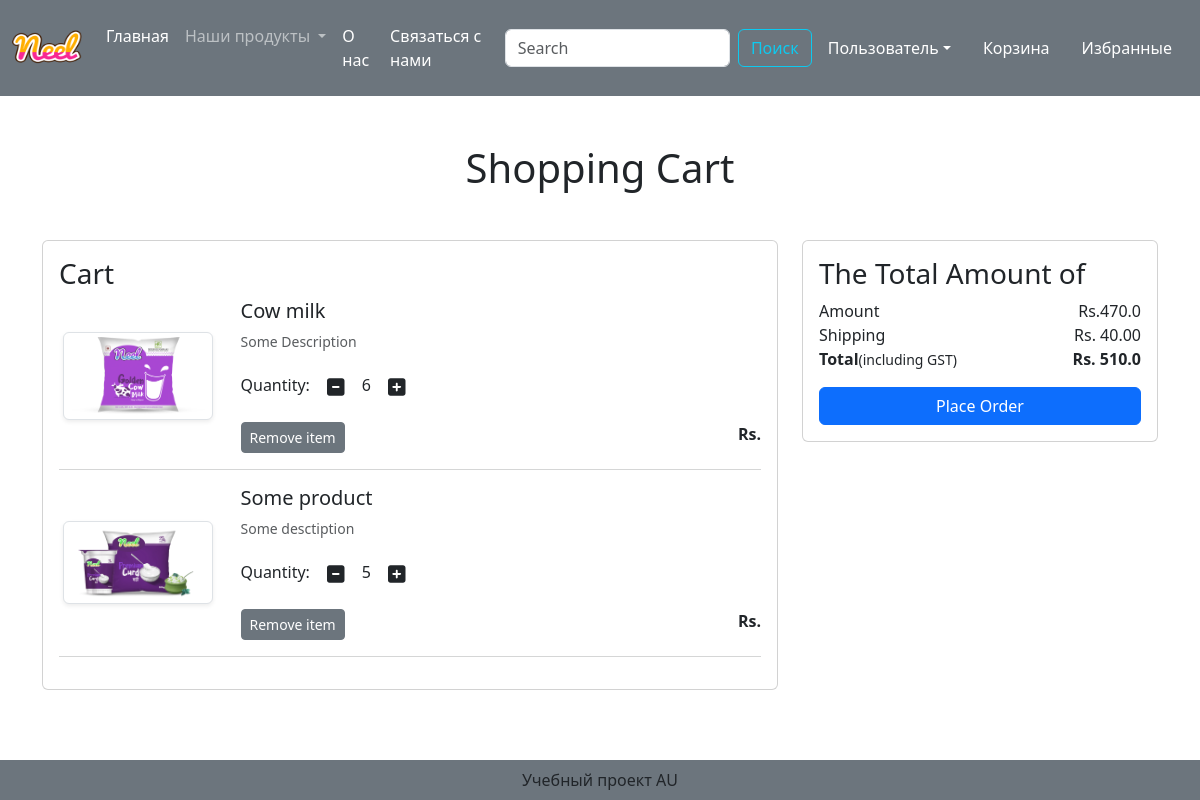
The page /cart/ (signed in) on the database as committed earlier.
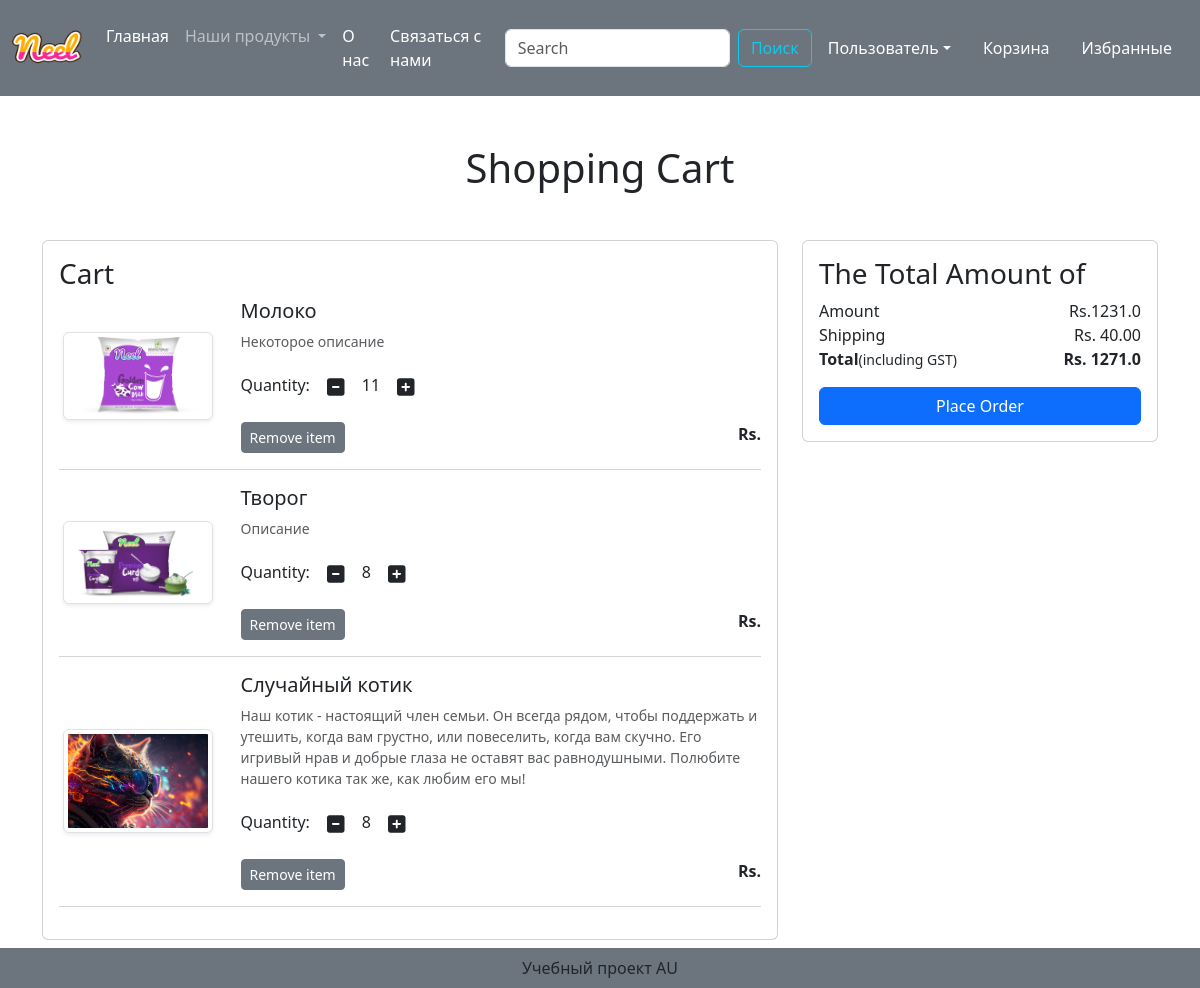
The same page on the database as committed later.
### myapp/models.py (models this page shows, shortened)
class Cart(models.Model):
    user = models.ForeignKey(User, on_delete=models.CASCADE)
    product = models.ForeignKey(Product, on_delete=models.CASCADE)
    quantity = models.PositiveIntegerField(default=1)

class Product(models.Model):
    title = models.CharField(max_length=100)
    selling_price = models.FloatField()
    discounted_price = models.FloatField()
    description = models.TextField()
    composition = models.TextField()
    prodapp = models.TextField()
    category = models.CharField(choices=CATEGORY_CHOICES, max_length=2)
    product_image = models.ImageField('product')

### myapp/views.py (the view)
# urls.py: path('cart/', views.show_cart, name='showcart'),
def show_cart(request):
    user = request.user
    cart = Cart.objects.filter(user=user)
    amount = 0
    for p in cart:
        value = p.quantity * p.product.discounted_price
        amount = amount + value
    totalamount = amount + 40
    return render(request, 'myapp/addtocart.html', locals())

### myapp/templates/myapp/addtocart.html (shortened to what this page needs)
{% extends 'myapp/base.html' %}
{% load static %}
{% block main-content %}
    <div class="container my-5">
        <div class="row">
            {% if cart %}
            <h1 class="text-center mb-5">Shopping Cart</h1>
            <div class="col-sm-8">
                <div class="card">
                    <div class="card-body">
                        <h3>Cart</h3>
                    {% for item in cart  %}
                    <div class="row">
                    <div class="col-sm-3 text-center align-self-center"> <img src="{{item.product.product_image.url}}" alt="" srcset="" class="img-fluid img-thumbnail shadow-sm" height="150" width="150"> </div>
                    <div class="col-sm-9">
                        <div>
                            <h5>{{item.product.title}}</h5>
                            <p class="mb-2 text-muted small">{{item.product.description}}</p>
                            <div class="my-3">
                                <label for="quantity">Quantity:</label>
                                <a class="minus-cart btn" pid={{item.product.id}}><i class="fas fa-minus-square fa-lg"></i></a>
                                <span id="quantity">{{item.quantity}}</span>
                                <a class="plus-cart btn" pid={{item.product.id}}><i class="fas fa-plus-square fa-lg"></i></a>
                            </div>
                            <div class="d-flex justify-content-between">
                                <a href "#" class="remove-cart btn btn-sm btn-secondary mr-3" pid={{item.product.id}}> Remove item </a>
                                <p class="mb-0"><span><strong>Rs. {{item.product.discouted_price}}</strong></span></p>
                            </div>
                        </div>
                    </div>
                </div>
                <hr class="text-muted">
                    {% endfor %}
                </div>
            </div>
        </div>
    <div class="col-sm-4">
        <div class="card">
            <div class="card-body">
                <h3>The Total Amount of</h3>
                <ul class="list-group">
                    <li class="list-grop-item d-flex justify-content-between align-item-center border-0 px-0 pb-0">Amount<span id="amount">Rs.{{amount}}</span></li>
                    <li class="list-grop-item d-flex justify-content-between align-item-center px-0 ">Shipping<span>Rs. 40.00</span></li>
                    <li class="list-grop-item d-flex justify-content-between align-item-center border-0 px-0 mb-3">
                        <div>
                            <strong>Total</strong><small>(including GST)</small>
                        </div>
                        <span id="totalamount"><strong>Rs. {{totalamount}}</strong></span>
                    </li>
                </ul>
                <div class="d-grid"><a href="{% url 'checkout' %}" class="btn btn-primary">Place Order</a></div>
            </div>
        </div>
    </div>
    {% else %}
    <h1 class="text-center mb-5">Cart is Empty</h1>
    {% endif %}
</div>
</div>
{% endblock main-content %}

### myapp/templates/myapp/base.html (shortened to what this page needs)
<!DOCTYPE html>
{% load static %}
<html lang="en">
<head>
    <link href="https://cdn.jsdelivr.net/npm/bootstrap@5.3.0/dist/css/bootstrap.min.css" rel="stylesheet">
    <link rel= "stylesheet" href="{% static 'myapp/css/owl.carousel.min.css' %}">
    <link rel= "stylesheet" href="{% static 'myapp/css/style.css' %}">
    <link rel= "stylesheet" href="{% static 'myapp/css/all.min.css' %}">
    <link rel="stylesheet" href="https://cdnjs.cloudflare.com/ajax/libs/font-awesome/6.0.0-beta3/css/all.min.css">
</head>
<body>
    <nav class="navbar navbar-expand-lg navbar-dark bg-secondary">
        <div class="container-fluid">
          <a class="navbar-brand" href="/">
            <img src="{% static "myapp/images/Neel.png" %}" width="70" height ="70" />
          </a>
          <div class="collapse navbar-collapse" id="navbarSupportedContent">
            <ul class="navbar-nav me-auto mb-2 mb-lg-0">
              {% if request.user.is_authenticated %}
              <li class="nav-item">
                <a class="nav-link active" aria-current="page" href="/">Главная</a>
              </li>
              <li class="nav-item dropdown">
                <a class="nav-link dropdown-toggle" href="#" role="button" data-bs-toggle="dropdown" aria-expanded="false">
                  Наши продукты
                </a>
              </li>
              <li class="nav-item">
                <a class="nav-link text-white " href="{% url 'about' %}">О нас</a>
              </li>
              <li class="nav-item">
                <a class="nav-link text-white " href="{% url 'contact' %}">Связаться с нами</a>
              </li>
            </ul>
            <form class="d-flex" role="search">
              <input class="form-control me-2" type="search" placeholder="Search" aria-label="Search">
              <button class="btn btn-outline-info" type="submit">Поиск</button>
            </form>
          </div>
          <ul class= "navbar-nav me-auto mb-2 mb-lg-0">
            <li class="nav-item dropdown mx-2">
                <a class="nav-link dropdown-toggle text-white" href="#"
                id="profileDropdown" role="button" data-bs-toggle="dropdown"
                aria-expanded="false">Пользователь</a>
            </li>
            <li class="nav-item mx-2">
                <a href="{% url 'showcart' %}" class= "nav-link text-white">Корзина</a>
            </li>
            <li class="nav-item mx-2">
                <a href="#" class= "nav-link text-white">Избранные</a>
            </li>
            {% endif %}
         </ul>
        </div>
      </nav>
      {% block main-content %} {% endblock main-content %}
      <footer class= "container-fluid fixed-bottom bg-secondary text-center p-2 mt-5">
        Учебный проект AU
      </footer>
</body>
</html>

Rows that differ between the two databases and show on the page:
changed Cart: product "Cow milk" → "Молоко"; product.description "Some Description" → "Некоторое описание"; quantity "6" → "11"
changed Cart: product "Some product" → "Творог"; product.description "Some desctiption" → "Описание"; quantity "5" → "8"
added Cart: product.product_image (picture), product "Случайный котик", product.description "Наш котик - настоящий член семьи. Он всегда рядом, чтобы поддержать и утешить, когда вам грустно, или повеселить, когда вам скучно. Его игривый нрав и добрые глаза не оставят вас равнодушными. Полюбите нашего котика так же, как любим его мы!", quantity "8"
Other text that changed with them:
{{ amount }}: "470.0" → "1231.0"
{{ totalamount }}: "510.0" → "1271.0"
